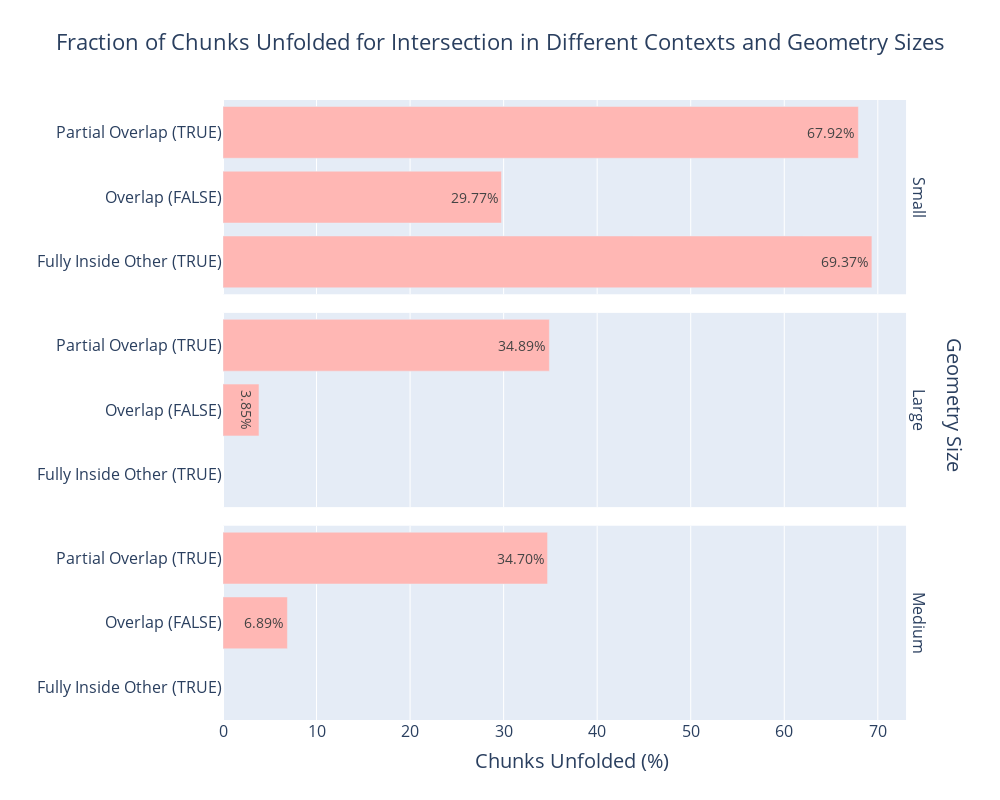

The notebook cell saved with this chart:
### Markdown cell above
#### (%) Unfolding of chunks

### Code cell
plot_chunk_unfolded_frac(chunk_unfolded_df, is_predicate=False, is_baseline=False)

### Figure 1 — Plotly figure (JSON) as saved in the notebook; plotly's stock layout.template omitted (floating-point values rounded to 4 significant figures)
{"data": [{"alignmentgroup": "True", "hovertemplate": "Geometry Sizes=Small/Small<br>chk_fraction_unfolded=%{text}<br>Context=%{y}<extra></extra>", "legendgroup": "", "marker": {"color": "rgb(255,183,180)", "pattern": {"shape": ""}}, "name": "", "offsetgroup": "", "orientation": "h", "showlegend": false, "text": [69.37, 29.77, 67.92], "textfont": {"size": 14}, "textposition": "inside", "texttemplate": "%{text:.2f}%", "type": "bar", "x": [69.37, 29.77, 67.92], "xaxis": "x3", "y": ["Fully Inside Other (TRUE)", "Overlap (FALSE)", "Partial Overlap (TRUE)"], "yaxis": "y3"}, {"alignmentgroup": "True", "hovertemplate": "Geometry Sizes=Large/Large<br>chk_fraction_unfolded=%{text}<br>Context=%{y}<extra></extra>", "legendgroup": "", "marker": {"color": "rgb(255,183,180)", "pattern": {"shape": ""}}, "name": "", "offsetgroup": "", "orientation": "h", "showlegend": false, "text": [3.846, 34.89], "textfont": {"size": 14}, "textposition": "inside", "texttemplate": "%{text:.2f}%", "type": "bar", "x": [3.846, 34.89], "xaxis": "x2", "y": ["Overlap (FALSE)", "Partial Overlap (TRUE)"], "yaxis": "y2"}, {"alignmentgroup": "True", "hovertemplate": "Geometry Sizes=Medium/Medium<br>chk_fraction_unfolded=%{text}<br>Context=%{y}<extra></extra>", "legendgroup": "", "marker": {"color": "rgb(255,183,180)", "pattern": {"shape": ""}}, "name": "", "offsetgroup": "", "orientation": "h", "showlegend": false, "text": [6.888, 34.7], "textfont": {"size": 14}, "textposition": "inside", "texttemplate": "%{text:.2f}%", "type": "bar", "x": [6.888, 34.7], "xaxis": "x", "y": ["Overlap (FALSE)", "Partial Overlap (TRUE)"], "yaxis": "y"}], "layout": {"annotations": [{"font": {"size": 16}, "showarrow": false, "text": "Medium", "textangle": 90, "x": 0.98, "xanchor": "left", "xref": "paper", "y": 0.1567, "yanchor": "middle", "yref": "paper"}, {"font": {"size": 16}, "showarrow": false, "text": "Large", "textangle": 90, "x": 0.98, "xanchor": "left", "xref": "paper", "y": 0.5, "yanchor": "middle", "yref": "paper"}, {"font": {"size": 16}, "showarrow": false, "text": "Small", "textangle": 90, "x": 0.98, "xanchor": "left", "xref": "paper", "y": 0.8433, "yanchor": "middle", "yref": "paper"}, {"font": {"size": 20}, "showarrow": false, "text": "Chunks Unfolded (%)", "x": 0.5, "xanchor": "center", "xref": "paper", "y": -0.04, "yanchor": "top", "yref": "paper"}, {"font": {"size": 20}, "showarrow": false, "text": "Geometry Size", "textangle": 90, "x": 1.05, "xanchor": "center", "xref": "paper", "y": 0.62, "yanchor": "top", "yref": "paper"}, {"font": {"size": 20}, "showarrow": false, "text": "Bounding Box Context", "textangle": -90, "x": -0.35, "xanchor": "center", "xref": "paper", "y": 0.5, "yanchor": "middle", "yref": "paper"}], "barmode": "relative", "height": 800, "legend": {"font": {"size": 16}, "orientation": "h", "tracegroupgap": 0, "x": 0.5, "xanchor": "left", "y": 1, "yanchor": "top"}, "title": {"font": {"size": 22}, "text": "Fraction of Chunks Unfolded for Intersection in Different Contexts and Geometry Sizes", "x": 0.5}, "width": 1000, "xaxis": {"anchor": "y", "domain": [0, 0.98], "tickfont": {"size": 16}, "title": {"text": ""}}, "xaxis2": {"anchor": "y2", "domain": [0, 0.98], "matches": "x", "showticklabels": false, "tickfont": {"size": 16}, "title": {"text": ""}}, "xaxis3": {"anchor": "y3", "domain": [0, 0.98], "matches": "x", "showticklabels": false, "tickfont": {"size": 16}, "title": {"text": ""}}, "yaxis": {"anchor": "x", "domain": [0, 0.3133], "showticklabels": true, "tickfont": {"size": 16}, "title": {"text": ""}, "visible": true}, "yaxis2": {"anchor": "x2", "domain": [0.3433, 0.6567], "matches": "y", "showticklabels": true, "tickfont": {"size": 16}, "title": {"text": ""}, "visible": true}, "yaxis3": {"anchor": "x3", "domain": [0.6867, 1.0], "matches": "y", "showticklabels": true, "tickfont": {"size": 16}, "title": {"text": ""}, "visible": true}}}
